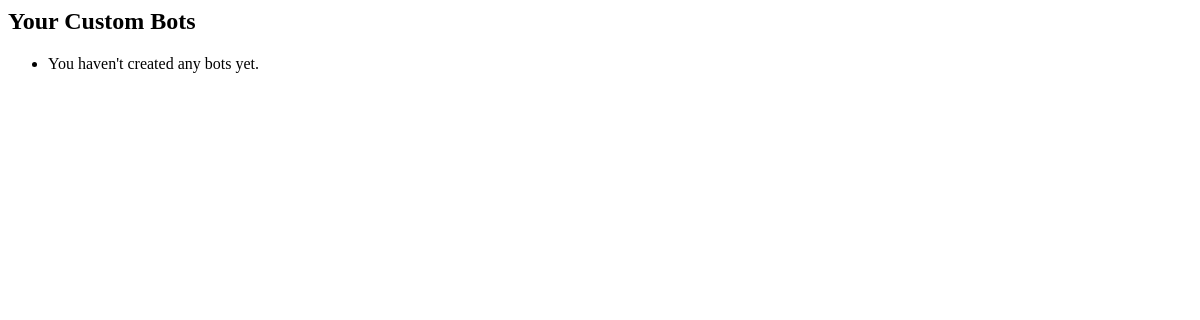
Before: /ai-agents/my-bots/ (signed in) with the older database file.
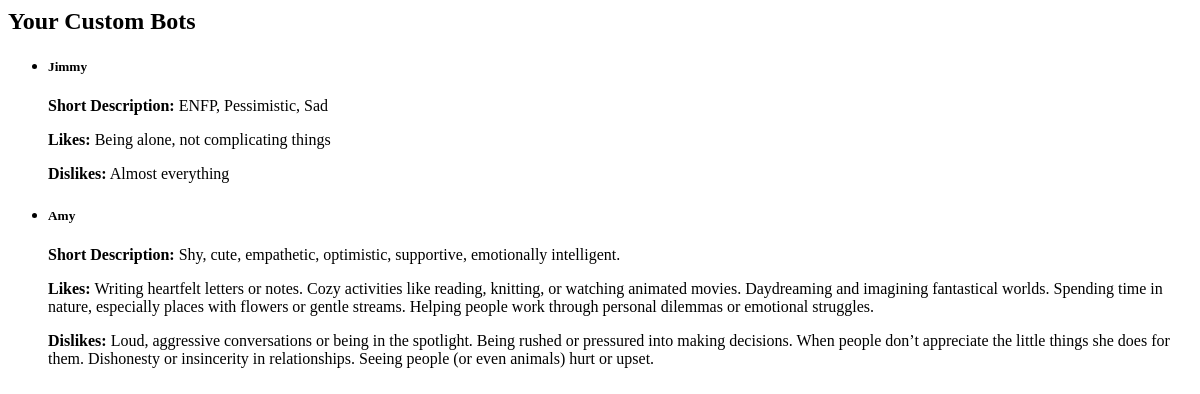
After: the same page with the newer database file.
### ai_agents/models.py (models this page shows, shortened)
class CustomBot(models.Model):
    name = models.CharField(max_length=255)
    short_description = models.CharField(max_length=255)
    long_description = models.TextField(blank=True, null=True)
    likes = models.TextField(blank=True, null=True)
    dislikes = models.TextField(blank=True, null=True)
    fears = models.TextField(blank=True, null=True)
    created_by = models.ForeignKey(User, on_delete=models.CASCADE)  # Link to user
    created_at = models.DateTimeField(auto_now_add=True)

### ai_agents/views.py (the view)
# urls.py: path('my-bots/', views.bot_list, name='bot_list'),
@login_required
def bot_list(request):
    bots = CustomBot.objects.filter(created_by=request.user)
    return render(request, 'ai_agents/bot_list.html', {'bots': bots})

### ai_agents/templates/ai_agents/bot_list.html
{% block content %}
<div class="container mt-5">
    <h2>Your Custom Bots</h2>
    <ul class="list-group">
        {% for bot in bots %}
            <li class="list-group-item">
                <h5>{{ bot.name }}</h5>
                <p><strong>Short Description:</strong> {{ bot.short_description }}</p>
                <p><strong>Likes:</strong> {{ bot.likes }}</p>
                <p><strong>Dislikes:</strong> {{ bot.dislikes }}</p>
            </li>
        {% empty %}
            <li class="list-group-item">You haven't created any bots yet.</li>
        {% endfor %}
    </ul>
</div>
{% endblock %}

Changed rows visible on the page:
added CustomBot: name "Jimmy", short_description "ENFP, Pessimistic, Sad", likes "Being alone, not complicating things", dislikes "Almost everything"
added CustomBot: name "Amy", short_description "Shy, cute, empathetic, optimistic, supportive, emotionally intelligent.", likes "Writing heartfelt letters or notes. Cozy activities like reading, knitting, or watching animated movies. Daydreaming and imagining fantastical worlds. Spending time in nature, especially places with flowers or gentle streams. Helping people work through personal dilemmas or emotional struggles.", dislikes "Loud, aggressive conversations or being in the spotlight. Being rushed or pressured into making decisions. When people don’t appreciate the little things she does for them. Dishonesty or insincerity in relationships. Seeing people (or even animals) hurt or upset."
Other visible differences:
text no longer shown: "You haven't created any bots yet."
